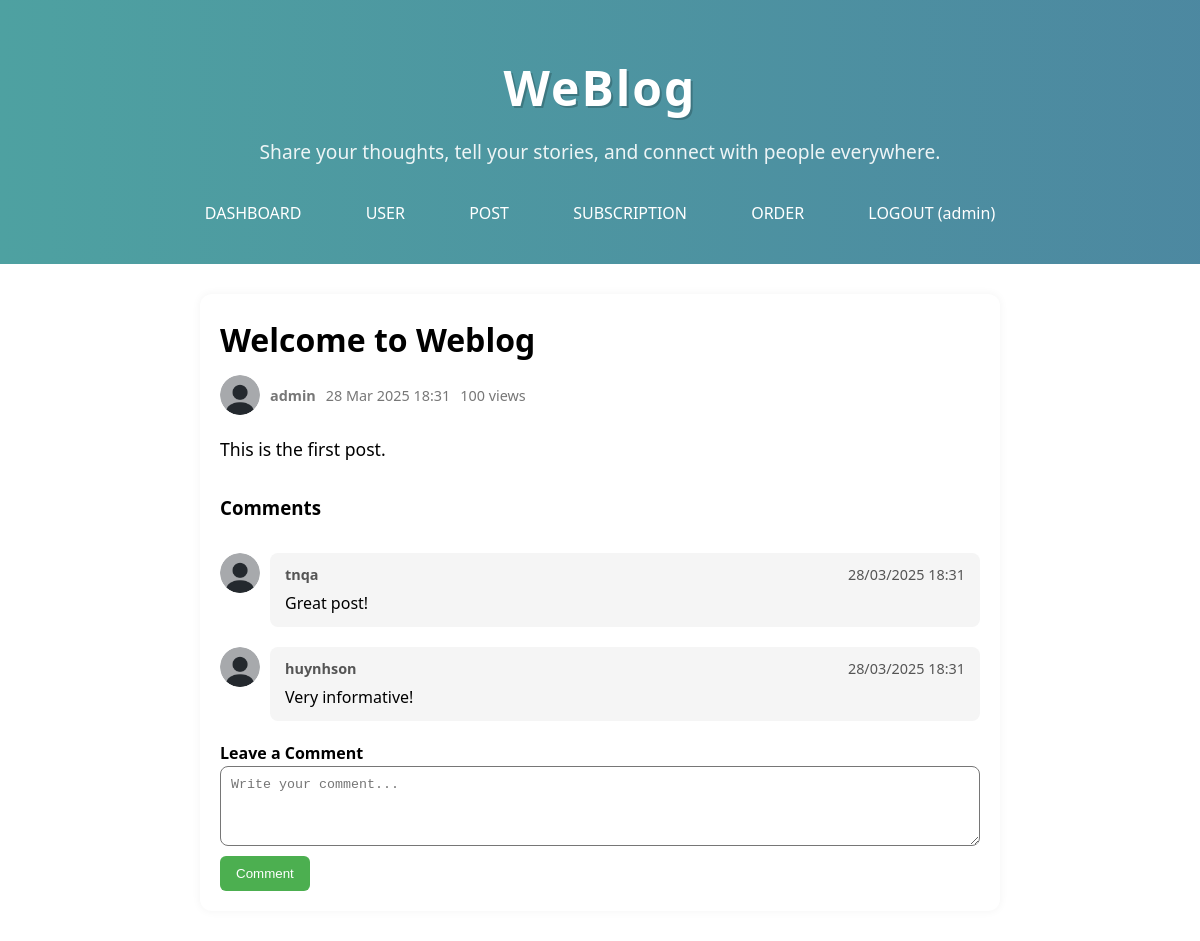
Screenshot of /post.php?id=1 (signed in) with the database file from the repository.
### tables this page shows
CREATE TABLE posts (
  id INT AUTO_INCREMENT PRIMARY KEY,
  user_id INT,
  title VARCHAR(200),
  content TEXT,
  created_at DATETIME DEFAULT CURRENT_TIMESTAMP,
  views INT DEFAULT 0,
  premium BOOLEAN DEFAULT FALSE,
  thumbnail_path text NOT NULL,
  FOREIGN KEY (user_id) REFERENCES users(id) ON DELETE CASCADE
);

CREATE TABLE users (
  id INT AUTO_INCREMENT PRIMARY KEY,
  username VARCHAR(50) UNIQUE,
  password VARCHAR(100),
  email VARCHAR(100) UNIQUE,
  role_id INT,
  bio TEXT,
  avatar_path VARCHAR(255), 
  created_at DATETIME DEFAULT CURRENT_TIMESTAMP,
  FOREIGN KEY (role_id) REFERENCES roles(id) ON DELETE SET NULL
);

CREATE TABLE comments (
  id INT AUTO_INCREMENT PRIMARY KEY,
  post_id INT,
  user_id INT,
  comment TEXT,
  created_at DATETIME DEFAULT CURRENT_TIMESTAMP,
  FOREIGN KEY (post_id) REFERENCES posts(id) ON DELETE CASCADE,
  FOREIGN KEY (user_id) REFERENCES users(id) ON DELETE CASCADE
);

### includes/functions.php (called while the page is built, shortened)
<?php
function is_logged_in()
{
    return isset($_SESSION['user_id']);
}

### post.php (the view, shortened to what this page needs)
<link rel="stylesheet" href="assets/css/post.css">
<?php
include 'includes/header.php';
if (isset($_GET['id'])) {
    $id = intval($_GET['id']);
    $conn->query("UPDATE posts SET views = views + 1 WHERE id = $id");
    $post = $conn->query("SELECT posts.*, users.username, users.avatar_path FROM posts JOIN users ON posts.user_id = users.id WHERE posts.id = $id")->fetch_assoc();
?>
    <div class="post-container">
        <h1 class="post-title"><?= htmlspecialchars($post['title']) ?></h1>
        <div class="post-meta">
            <img src="<?= $post['avatar_path'] ?>" alt="avatar" class="post-avatar">
            <b><span class="post-author"><?= htmlspecialchars($post['username']) ?></span></b>
            <span class="post-date"><?= date('d M Y H:i', strtotime($post['created_at'])) ?></span>
            <span class="post-views"><?= $post['views'] ?> views</span>
        </div>
        <div class="post-content">
            <?= nl2br(htmlspecialchars($post['content'])) ?>
        </div>
        <h3>Comments</h3>
        <div class="comments-section">
            <?php
            $result = $conn->query("
            SELECT comments.*, users.username, users.avatar_path
            FROM comments
            JOIN users ON comments.user_id = users.id
            WHERE post_id = $id ORDER BY created_at DESC
        ");
            while ($cmt = $result->fetch_assoc()) {
            ?>
                <div class="comment-item">
                    <img src="<?= $cmt['avatar_path'] ?>" alt="avatar" class="comment-avatar">
                    <div class="comment-body">
                        <div class="comment-header">
                            <span class="comment-author"><?= htmlspecialchars($cmt['username']) ?></span>
                            <span class="comment-date"><?= date('d/m/Y H:i', strtotime($cmt['created_at'])) ?></span>
                        </div>
                        <p class="comment-text"><?= nl2br(htmlspecialchars($cmt['comment'])) ?></p>
                    </div>
                </div>
            <?php
            }
            ?>
        </div>
        <?php if (is_logged_in()): ?>
            <h4>Leave a Comment</h4>
            <form method="post" action="actions/comment.php" class="comment-form">
                <textarea name="comment" placeholder="Write your comment..." required></textarea><br>
                <button type="submit" class="comment-button">Comment</button>
            </form>
        <?php else: ?>
            <p>Please <a href="auth/login.php">log in</a> to comment.</p>
        <?php endif; ?>
    </div>
<?php
}
?>

### assets/css/post.css (style rules this page uses)
.post-container { max-width: 800px; margin: auto; padding: 20px; background: #fff; border-radius: 12px; box-shadow: 0 0 10px rgba(0, 0, 0, 0.05); }
.post-title { font-size: 2rem; margin-bottom: 10px; }
.post-meta { display: flex; align-items: center; gap: 10px; color: #777; font-size: 0.9rem; margin-bottom: 20px; }
.post-avatar { width: 40px; height: 40px; border-radius: 50%; }
.post-content { font-size: 1.1rem; line-height: 1.6; margin-bottom: 30px; }
.comments-section { margin-top: 30px; }
.comment-item { display: flex; align-items: flex-start; margin-bottom: 20px; }
.comment-avatar { width: 40px; height: 40px; border-radius: 50%; margin-right: 10px; }
.comment-body { background: #f5f5f5; padding: 10px 15px; border-radius: 8px; width: 100%; }
.comment-header { display: flex; justify-content: space-between; margin-bottom: 5px; font-size: 0.9rem; color: #555; }
.comment-author { font-weight: bold; }
.comment-text { margin: 0; }
.comment-form textarea { width: 100%; height: 80px; border-radius: 8px; padding: 10px; margin-bottom: 10px; }
.comment-button { background: #4CAF50; color: white; border: none; padding: 10px 16px; border-radius: 6px; cursor: pointer; }

### assets/css/style.css (style rules this page uses)
* { margin: 0; padding: 0; box-sizing: border-box; }
body { font-family: 'Segoe UI', Tahoma, Geneva, Verdana, sans-serif; line-height: 1.6; }

### rows the page displays
posts: title "Welcome to Weblog", user.avatar_path (placeholder picture), user.username "admin", created_at "28 Mar 2025 18:31", views "100", content "This is the first post."
comments: user.avatar_path (placeholder picture), user.username "tnqa", created_at "28/03/2025 18:31", comment "Great post!"
comments: user.avatar_path (placeholder picture), user.username "huynhson", created_at "28/03/2025 18:31", comment "Very informative!"

### other values shown
$_SESSION['username'] "admin"
